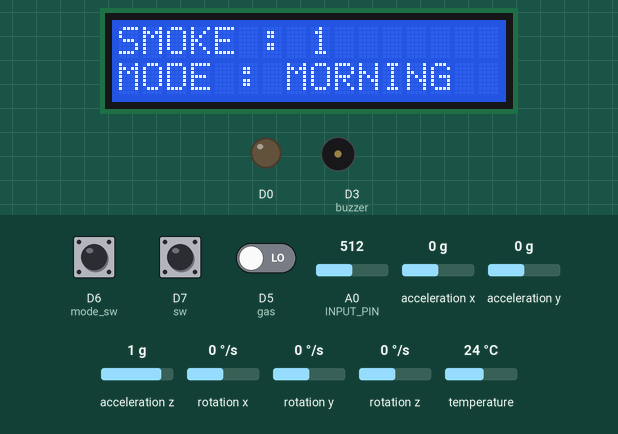
Simulated run of this sketch. Board: ESP8266 (NodeMCU). Parts: 16×2 character LCD, output pins drawn as LEDs (lit = HIGH), buzzer (waves = sounding, pin HIGH). The test bench sets the inputs (shaded band); at power-on: D7 (sw) LOW, D6 (mode_sw) LOW, temperature 24 °C, D5 (gas) LOW, A0 (INPUT_PIN) = 512, acceleration x 0 g, acceleration y 0 g, acceleration z 1 g, rotation x 0 °/s, rotation y 0 °/s, rotation z 0 °/s. WiFi joins after 1.5 s; servers stay silent unless stated; the local clock reads 2024-03-15 10:24:30 at power-on unless the sketch sets it; what the sketch prints to the serial monitor is not drawn.

Above: at 5.9 s.
6.0 s: D7 (sw) pulled HIGH for 3.2 s
At 10.0 s:
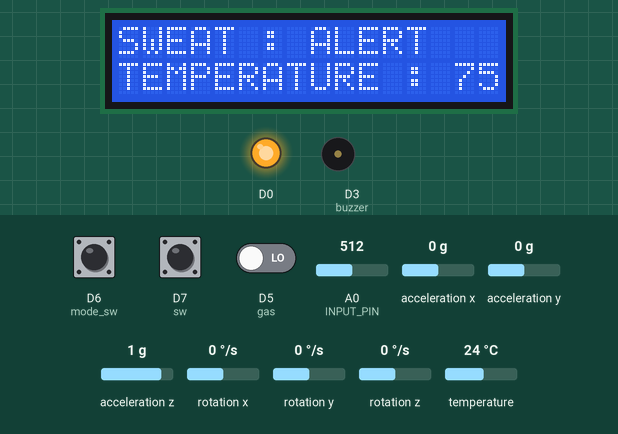
10.7 s: D6 (mode_sw) pulled HIGH for 1.8 s
At 14.6 s:
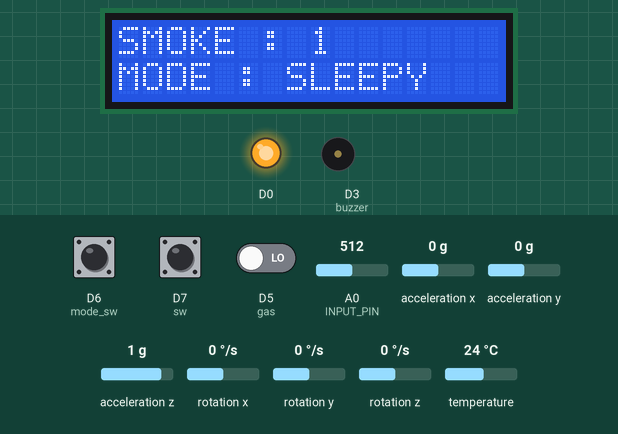
16.8 s: temperature set to 12 °C
At 20.1 s:
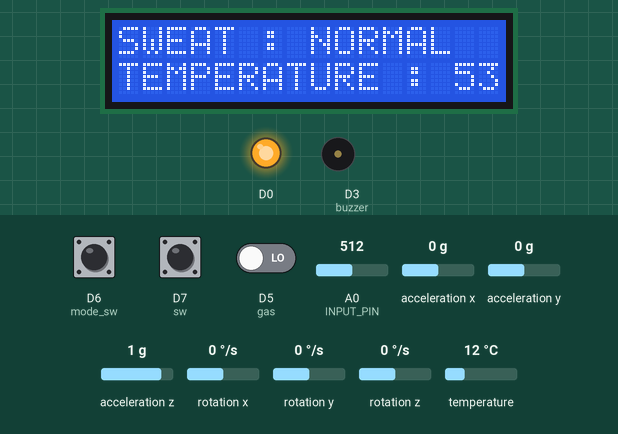
20.7 s: D5 (gas) driven HIGH
At 24.7 s:
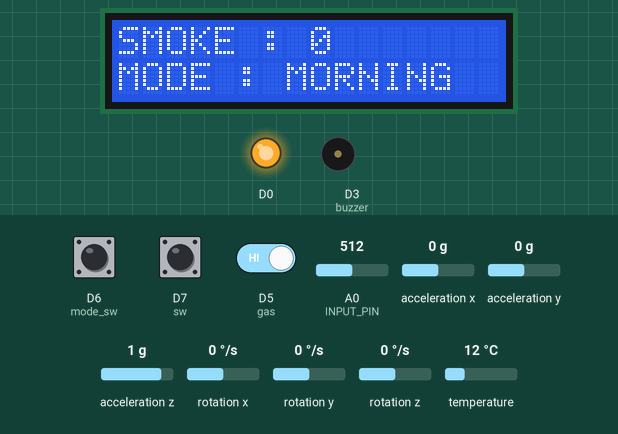
25.0 s: D7 (sw) pulled HIGH for 1.8 s
At 26.05 s:
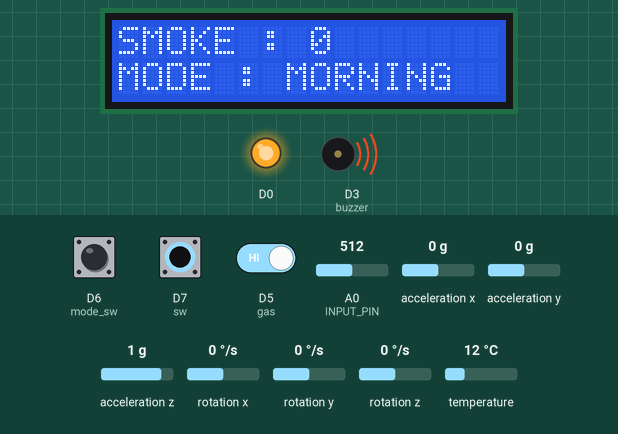
28.4 s: temperature set to 19 °C
At 30.6 s:
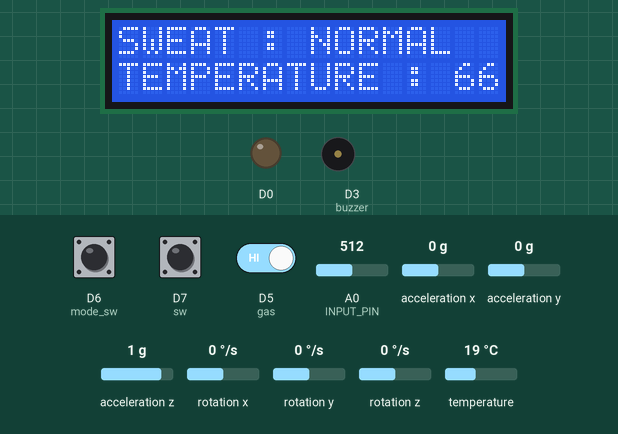
Timing chart, 0 to 32.7 s (numbered marks = the images above; inputs shaded):
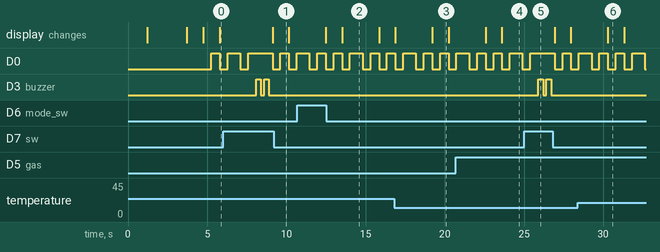

Measured:
- after the input at 6.0 s, D3 (buzzer): alternates HIGH for 0.30 s and LOW for 0.20 s, 4 changes in all, then stays LOW, starting after 2.1 s; the display: changes after 3.1 s (image 1)
- after the input at 10.7 s, the display: first differs from a run without the input after 2.8 s (image 2)
- after the input at 16.8 s, the display: first differs from a run without the input after 2.4 s (image 3)
- after the input at 20.7 s, the display: first differs from a run without the input after 2.9 s (image 4)
- after the input at 25.0 s, D3 (buzzer): alternates HIGH for 0.30 s and LOW for 0.20 s, 4 changes in all, then stays LOW, starting after 0.90 s
- after the input at 28.4 s, the display: changes after 1.9 s (image 6)
- what the display in image 2 shows lasts 2.3 s, from 13.5 s to 15.8 s

The sketch:

mpus.ino
```cpp
#include "ThingSpeak.h"
#include <ESP8266WiFi.h>
#include <time.h>
unsigned long ch_no = 2440195;//ThingSpeak Channel number
const char * write_api = "JNYLPKU933J3HLFD";// API
char ssid[] = "project01";
char pass[] = "project01";
WiFiClient  client;
const char *str;

#include<LiquidCrystal_I2C.h>
LiquidCrystal_I2C lcd(0x27,16,2);

#include <Adafruit_MPU6050.h>
#include <Adafruit_Sensor.h>

Adafruit_MPU6050 mpu;
float temp_sense;

String mode_status=" ";

#define gas D5
int gas_sense;
String gas_status=" ";

#define sw D7    // for wet detection
int sw_sense;
String sw_status=" ";

#define mode_sw D6
int mode_sense;

#define buzzer D3

float sensor_value;
float signal;

#define SAMPLE_RATE 125
#define INPUT_PIN A0

void setup()
{
  Serial.begin(9600);
  configTime(11 * 1800, 0, "pool.ntp.org", "time.nist.gov");

  pinMode(INPUT_PIN,INPUT);
  pinMode(gas,INPUT);
  pinMode(sw,INPUT);
  pinMode(mode_sw,INPUT);

  pinMode(buzzer,OUTPUT);
  digitalWrite(buzzer,LOW);

  pinMode(D0,OUTPUT);
  digitalWrite(D0,LOW);

  lcd.init();
  lcd.backlight();

  lcd.clear();
  lcd.print("MPU CHECKING");
  delay(1000);

  if (!mpu.begin())
  {
    Serial.println("Failed to find MPU6050 chip");
    lcd.clear();
    lcd.print("   MPU FAILED   ");
    delay(100);
    while (1)
    {
      delay(10);
    }
  }

  Serial.println("MPU6050 Found!");
  mpu.setAccelerometerRange(MPU6050_RANGE_8_G);//accelerometer range +-8G
  mpu.setGyroRange(MPU6050_RANGE_500_DEG);//gyro range +- 500 deg/s
  mpu.setFilterBandwidth(MPU6050_BAND_21_HZ);//filter bandwidth 21 Hz
  delay(100);

  lcd.clear();
  lcd.print("CONNECTING TO...");
  lcd.setCursor(0,1);
  lcd.print(ssid);
  delay(1000);

  WiFi.begin(ssid, pass);
  Serial.print("Connecting to WiFi ..");
  while(WiFi.status() != WL_CONNECTED)
  {
    Serial.print('.');
    delay(500);
  }

  Serial.println("READY");

  lcd.clear();
  lcd.print(" WIFI CONNECTED ");
  delay(1000);

  ThingSpeak.begin(client);
}
void beep()
{
  digitalWrite(buzzer,HIGH);delay(300);digitalWrite(buzzer,LOW);delay(200);
  digitalWrite(buzzer,HIGH);delay(300);digitalWrite(buzzer,LOW);delay(200);
}
void loop()
{
  sensors_event_t a, g, temp;
  mpu.getEvent(&a, &g, &temp);
  temp_sense=(temp.temperature*1.8)+32;

  sw_sense=digitalRead(sw);

  gas_sense=digitalRead(gas);
  gas_sense=1-gas_sense;

  mode_sense=digitalRead(mode_sw);
  mode_sense=1-mode_sense;

  ECG_EEG();

  if(gas_sense == 1)
  {
    gas_status="ALERT";
  }
  else
  {
    gas_status="NORMAL";
  }

  if(sw_sense==1)
  {
    sw_status="ALERT";
  }
  else
  {
    sw_status="NORMAL";
  }

  if(mode_sense==1)
  {
    mode_status="MORNING";
    alert_mode();
  }
  else
  {
   mode_status="SLEEPY";
    sleepy_mode();
  }

  Serial.print("X : ");Serial.println(a.acceleration.x);
  Serial.print("TEMP : ");Serial.println(temp.temperature);

  lcd.clear();
  lcd.print("SWEAT : ");lcd.print(sw_status);
  lcd.setCursor(0,1);
  lcd.print("TEMPERATURE : ");lcd.print(temp_sense);
  digitalWrite(D0,LOW);delay(500);digitalWrite(D0,HIGH);delay(500);
  lcd.clear();
  lcd.print("SMOKE : ");lcd.print(gas_sense);
  lcd.setCursor(0,1);
  lcd.print("MODE : ");lcd.print(mode_status);
  digitalWrite(D0,LOW);delay(500);digitalWrite(D0,HIGH);delay(500);

  ThingSpeak.setField(1, temp_sense);
  ThingSpeak.setField(2, signal);
  ThingSpeak.setField(3, a.acceleration.x);
  ThingSpeak.setField(4, sw_sense);
  ThingSpeak.setField(5, gas_sense);
  ThingSpeak.writeFields(ch_no, write_api);
  digitalWrite(D0,LOW);delay(500);digitalWrite(D0,HIGH);delay(500);
}
void ECG_EEG() {
  // elapsed time
  static unsigned long past = 0;
  unsigned long present = micros();
  unsigned long interval = present - past;
  past = present;

  // Run timer
  static long timer = 0;
  timer -= interval;
  if(timer < 0){
    timer += 1000000 / SAMPLE_RATE;
    sensor_value = analogRead(INPUT_PIN);
    signal = ECGFilter(sensor_value);
    Serial.println(signal);
  }
}

float ECGFilter(float input)
{
  float output = input;
  {
    static float z1, z2; // filter
    float x = output - 0.70682283*z1 - 0.15621030*z2;
    output = 0.28064917*x + 0.56129834*z1 + 0.28064917*z2;
    z2 = z1;
    z1 = x;
  }
  {
    static float z1, z2;
    float x = output - 0.95028224*z1 - 0.54073140*z2;
    output = 1.00000000*x + 2.00000000*z1 + 1.00000000*z2;
    z2 = z1;
    z1 = x;
  }
  {
    static float z1, z2;
    float x = output - -1.95360385*z1 - 0.95423412*z2;
    output = 1.00000000*x + -2.00000000*z1 + 1.00000000*z2;
    z2 = z1;
    z1 = x;
  }
  {
    static float z1, z2;
    float x = output - -1.98048558*z1 - 0.98111344*z2;
    output = 1.00000000*x + -2.00000000*z1 + 1.00000000*z2;
    z2 = z1;
    z1 = x;
  }
  return output;
}
void sleepy_mode()
{
  sensors_event_t a, g, temp;
  mpu.getEvent(&a, &g, &temp);
  temp_sense=(temp.temperature*1.8)+32;

  if(sw_sense==1 && temp_sense<=30)
  {
    beep();
  }
  else
  {
    digitalWrite(buzzer,LOW);
  }
}
void alert_mode()
{
  sensors_event_t a, g, temp;
  mpu.getEvent(&a, &g, &temp);
  temp_sense=(temp.temperature*1.8)+32;

  if((sw_sense==1 && temp.temperature <= 96)|| (a.acceleration.x<=-8.0 || a.acceleration.x>=8.0))  //in *C
  {
    beep();
  }
  else
  {
    digitalWrite(buzzer,LOW);
  }
}
```
